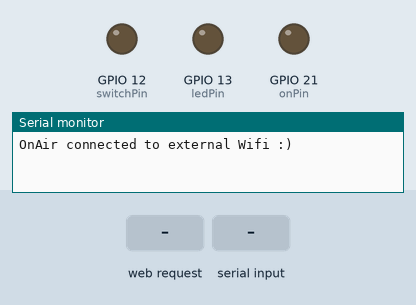
Simulated run of this sketch. Board: ESP32. Shown: output pins drawn as LEDs (lit = HIGH), the last lines printed to the serial monitor. Dashed ring = blinking. Inputs (shaded band) come from the test bench. WiFi joins after 1.5 s; servers stay silent unless stated.

Above: at 2.7 s.
2.8 s: HTTP request GET /setOn received
At 4.5 s:
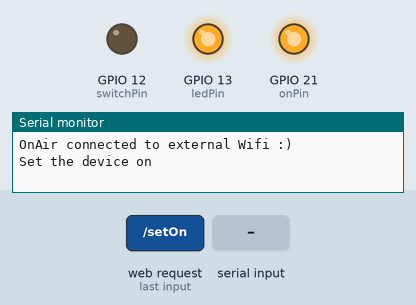
5.4 s: "1" received over Serial
At 6.4 s:
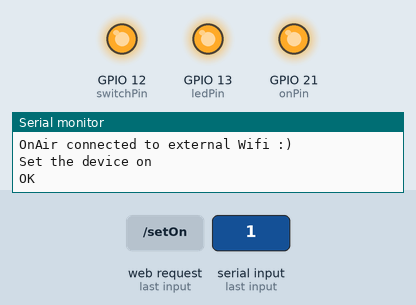
7.0 s: "0" received over Serial
At 8.0 s:
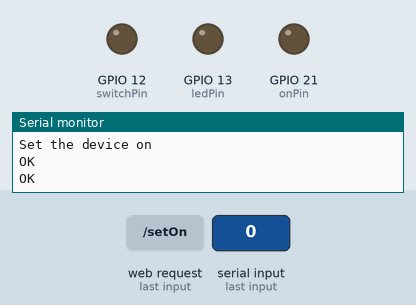
8.5 s: "2" received over Serial
At 9.9 s:
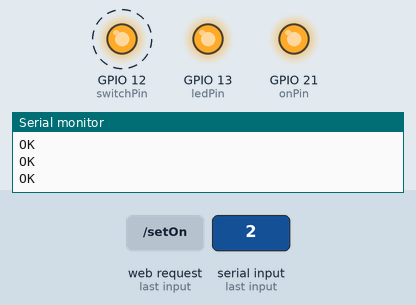
11.5 s: HTTP request GET /setOff received
At 12.7 s:
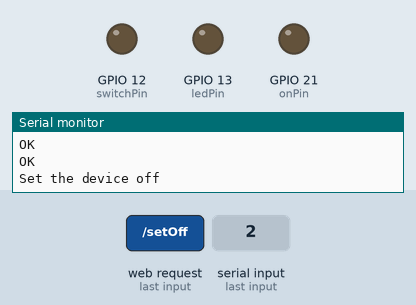
13.0 s: HTTP request GET /setPulse received
At 14.4 s:
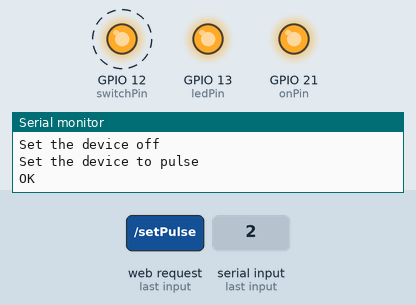
Timing chart, 0 to 16.0 s (numbered marks = the images above; inputs shaded):
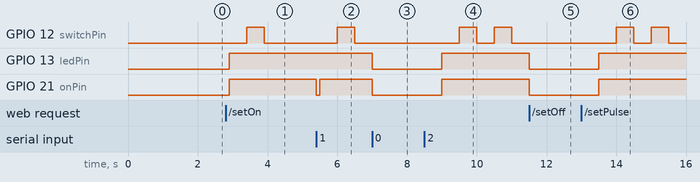

The sketch:

ESP32OnAir.ino
```cpp
/*

  OnAir is an ESP32 app that should allow the OnAir sign to switch on and off. Since the device is very simple
  implementation is done on the basis of switching the device on into a known state then being able to
  activate the manual switch to two mode - full on or pulsing.   We implemt on the basis of a simple REST based call
  once connected to the WIFI. Can also be used as a direct connection from the app.

*/

#include <Arduino.h>

#include <WiFiManager.h> // https://github.com/tzapu/WiFiManager

#include <WebServer.h>

#include <ArduinoJson.h>

// constants won't change. They're used here to set pin numbers:
const int ledPin = 13; // the number of the LED pin
const int onPin = 21; // the number of the LED pin
const int switchPin = 12; // the number of the LED pin
#define BOUNCE_DELAY 500 // The time between emulation of the push switch

int incomingByte = 0; // for incoming serial data
boolean wifiConnected = false;

WebServer server(80);

//WiFiManager, Local intialization. Once its business is done, there is no need to keep it around
WiFiManager wm;

// JSON data buffer
StaticJsonDocument < 250 > jsonDocument;
char buffer[250];

void setup() {

  WiFi.mode(WIFI_STA); // explicitly set mode, esp defaults to STA+AP
  // it is a good practice to make sure your code sets wifi mode how you want it.

  // initialize the hardware items - two GPIO pins - relay and push switch controls.
  pinMode(ledPin, OUTPUT);
  pinMode(onPin, OUTPUT);
  pinMode(switchPin, OUTPUT);

  digitalWrite(ledPin, LOW);
  digitalWrite(onPin, LOW);
  digitalWrite(switchPin, LOW);

  Serial.begin(115200); // opens serial port, sets data rate to 9600 bps

  // reset settings - wipe stored credentials for testing
  // these are stored by the esp library
  //wm.resetSettings();

  // Automatically connect using saved credentials,
  // if connection fails, it starts an access point with the specified name ( "AutoConnectAP"),
  // if empty will auto generate SSID, if password is blank it will be anonymous AP (wm.autoConnect())
  // then goes into a blocking loop awaiting configuration and will return success result

  bool res;
  // res = wm.autoConnect(); // auto generated AP name from chipid
  // res = wm.autoConnect("AutoConnectAP"); // anonymous ap
  res = wm.autoConnect("OnAirWifi", "password"); // password protected ap

  if (!res) {
    Serial.println("Failed to connect- serial comms only");
    // ESP.restart();
  } else {
    //if you get here you have connected to the WiFi
    Serial.println("OnAir connected to external Wifi :)");
    wifiConnected = true; // We have a connection so we can be both a serial device as well as a WIFI simple REST server
    setup_routing();
  }

}

void setup_routing() {
  server.on("/setOn", setOn);
  server.on("/setOff", setOff);
  server.on("/setPulse", setPulse);
  server.on("/reset", handleReset);

  // start server
  server.begin();
}

void create_json(char * value, char * message) {
  jsonDocument.clear();
    jsonDocument["result"] = value;
  jsonDocument["message"] = message;
  serializeJson(jsonDocument, buffer);
}

void add_json_object(char * value, char * message) {
  JsonObject obj = jsonDocument.createNestedObject();
  obj["result"] = value;
  obj["message"] = message;
}

void handleReset() {
  Serial.println("Reset the WIFI");

  jsonDocument.clear();
  create_json("OK", "WIFI Has been reset - need to log in via smartphone or other device");

  server.send(200, "application/json", buffer);

  wm.resetSettings();
  ESP.restart();
}

void setOff() {
  Serial.println("Set the device off");
  create_json("OK", "Device has been switched off");
  server.send(200, "application/json", buffer);
  digitalWrite(ledPin, LOW);
  digitalWrite(onPin, LOW);
  digitalWrite(switchPin, LOW);
}

void setOn() {
  Serial.println("Set the device on");

  create_json("OK", "Device has been switched on full");

  server.send(200, "application/json", buffer);

  digitalWrite(onPin, LOW);
  delay(100);
  digitalWrite(onPin, HIGH);
  digitalWrite(ledPin, HIGH);

  delay(BOUNCE_DELAY);
  digitalWrite(switchPin, HIGH);
  delay(BOUNCE_DELAY);
  digitalWrite(switchPin, LOW);

}
void setPulse() {
  Serial.println("Set the device to pulse");

  create_json("OK", "Device has been switched to pulse");
  server.send(200, "application/json", buffer);

  Serial.println("OK");
  digitalWrite(onPin, LOW);
  delay(BOUNCE_DELAY);
  digitalWrite(onPin, HIGH);
  digitalWrite(ledPin, HIGH);

  delay(BOUNCE_DELAY);
  digitalWrite(switchPin, HIGH);
  delay(BOUNCE_DELAY);
  digitalWrite(switchPin, LOW);

  delay(BOUNCE_DELAY);
  digitalWrite(switchPin, HIGH);
  delay(BOUNCE_DELAY);
  digitalWrite(switchPin, LOW);

}

void loop() {

  // Only try this is we actually on the IOT
  if (wifiConnected)
    server.handleClient();

  if (Serial.available() > 0) {
    // read the incoming byte:
    incomingByte = Serial.read();
  } else {
    return;
  }

  // We must have something...
  if (incomingByte == 48) {
    // Switch off 0
    Serial.println("OK");
    digitalWrite(ledPin, LOW);
    digitalWrite(onPin, LOW);
    digitalWrite(switchPin, LOW);
  } else if (incomingByte == 49) {
    Serial.println("OK");
    digitalWrite(onPin, LOW);
    delay(100);
    digitalWrite(onPin, HIGH);
    digitalWrite(ledPin, HIGH);

    delay(BOUNCE_DELAY);
    digitalWrite(switchPin, HIGH);
    delay(BOUNCE_DELAY);
    digitalWrite(switchPin, LOW);

  } else if (incomingByte == 50) {

    Serial.println("OK");
    digitalWrite(onPin, LOW);
    delay(BOUNCE_DELAY);
    digitalWrite(onPin, HIGH);
    digitalWrite(ledPin, HIGH);

    delay(BOUNCE_DELAY);
    digitalWrite(switchPin, HIGH);
    delay(BOUNCE_DELAY);
    digitalWrite(switchPin, LOW);

    delay(BOUNCE_DELAY);
    digitalWrite(switchPin, HIGH);
    delay(BOUNCE_DELAY);
    digitalWrite(switchPin, LOW);
  } else if (incomingByte == 57) {

    // Alive - do nuffin
    Serial.println("OK");

  } else {
    Serial.println("ERROR");
  }

}
```

Measured:
- after the input at 2.8 s, GPIO 12 (switchPin): LOW → HIGH after 0.60 s, → LOW 0.50 s later; GPIO 13 (ledPin), GPIO 21 (onPin): LOW → HIGH after 0.10 s
- after the input at 5.4 s, GPIO 12 (switchPin): LOW → HIGH after 0.60 s, → LOW 0.50 s later; GPIO 21 (onPin): HIGH → LOW at once, → HIGH 0.10 s later
- after the input at 7.0 s, GPIO 13 (ledPin), GPIO 21 (onPin): HIGH → LOW at once
- after the input at 8.5 s, GPIO 12 (switchPin): alternates HIGH for 0.50 s and LOW for 0.50 s, starting after 1.0 s; GPIO 13 (ledPin), GPIO 21 (onPin): LOW → HIGH after 0.50 s
- after the input at 11.5 s, GPIO 13 (ledPin), GPIO 21 (onPin): HIGH → LOW at once
- after the input at 13.0 s, GPIO 12 (switchPin): alternates HIGH for 0.50 s and LOW for 0.50 s, starting after 1.0 s; GPIO 13 (ledPin), GPIO 21 (onPin): LOW → HIGH after 0.50 s
